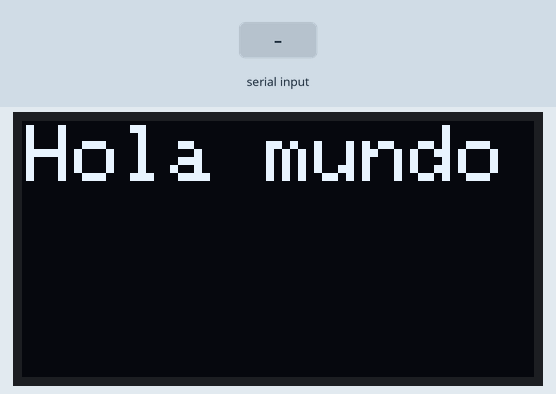
A sketch run on a simulated Arduino Uno, built with avr-gcc and run on an emulated ATmega328P. On the bench: 128×64 one-colour display. Inputs (shaded band) come from the test bench.

Above: at 2.2 s.
6.4 s: "1" received over Serial
At 7.6 s:
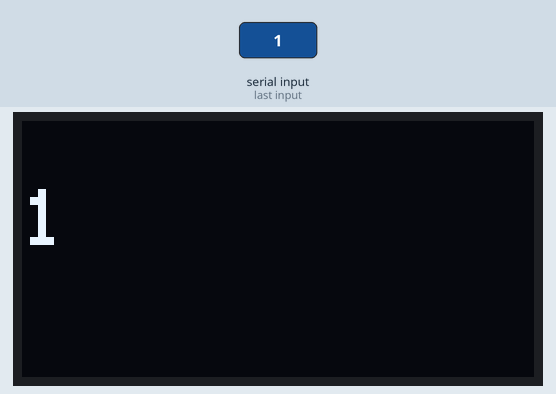
7.9 s: "0" received over Serial
At 8.9 s:
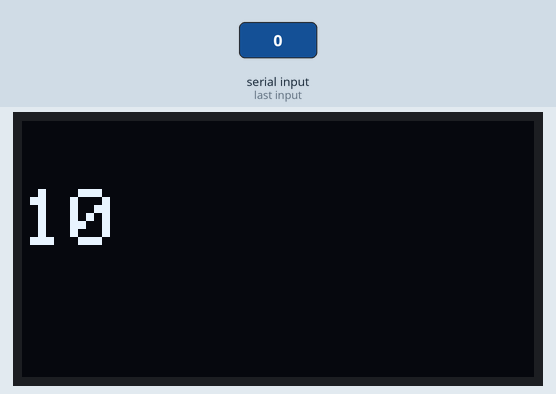
Timing chart, 0 to 10.9 s (numbered marks = the images above; inputs shaded):
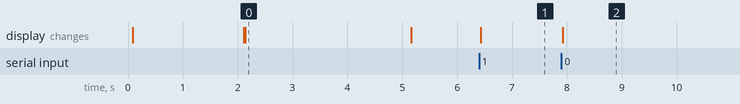

The sketch:

9_OLED.ino
```cpp
#include <Adafruit_GFX.h>               //Incluimos libreria de Adafruit para dibujar graficos
#include <Adafruit_SSD1306.h>           //Incluimos libreria de Adafruit para manejo de texto
#define OLED_ADDR 0x3C                  //Definimos la pantalla OLED, 0x3C define que usamos solo una pantalla
Adafruit_SSD1306 display(-1);           // -1 define que no tiene pin de reset
void setup ()
{
  Serial.begin(9600);
  display.begin (SSD1306_SWITCHCAPVCC, OLED_ADDR);    //Inicializamos nuestro display
  display.clearDisplay();            //Limpiamos la pantalla
  display.display();                 //Arrancamos funciones del display

  display.fillRect(0, 0, 128, 32, WHITE);
  display.display();                 //Actualiza la pantalla con todos los gráficos anteriores
  delay(2000);
  display.clearDisplay();            //Limpiamos la pantalla
  display.display();                 //Actualiza la pantalla con todos los gráficos anteriores
  display.setTextSize(2);            //setTextSize es un factor de escala que permite acercar o alejar el texto
  display.setTextColor(WHITE);       //setTextColor nos permite seleccionar el color del texto
  display.setCursor(1,1);            //setCursor permite posicionarnos dentro de la pantalla por pixel (x,y)
  display.print("Hola mundo");       //Escribimos un texto
  display.display();                 //Actualiza la pantalla con todos los gráficos anteriores
  delay(3000);
  display.clearDisplay();            //Limpiamos la pantalla
  display.display();                 //Actualiza la pantalla con todos los gráficos anteriores
}

void loop ()
{
  if(Serial.available())
  {
    int Dato=Serial.read();       //Leemos texto de puerto serial
    if(Dato=='|')
    {
      display.clearDisplay();     //Limpiamos la pantalla
      display.display();          //Actualiza la pantalla con todos los gráficos anteriores
    }
    else
    {
      display.setTextSize(2);     //setTextSize es un factor de escala que permite acercar o alejar el texto
      char Texto= char(Dato);     //Convertimos lo leido a char para que sea identificado por la OLED
      display.print(Texto);       //Escribimos un texto
      display.display();          //Actualiza la pantalla con todos los gráficos anteriores
    }
  }
}
```

Measured:
- after the input at 6.4 s, the display: changes at once (image 1)
- after the input at 7.9 s, the display: changes at once (image 2)
- what the display in image 0 shows lasts 3.1 s, from 2.1 s to 5.2 s
